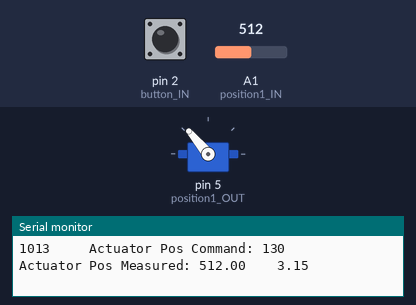
Recording of a sketch running on a simulated Arduino Uno, built with avr-gcc and run on an emulated ATmega328P. Shown: servo, the last lines printed to the serial monitor. Inputs (shaded band) come from the test bench; at power-on: pin 2 (button_IN) LOW, A1 (position1_IN) = 512.

Above: at 1.3 s.
1.4 s: pin 2 (button_IN) pulled HIGH for 0.6 s
At 2.3 s:
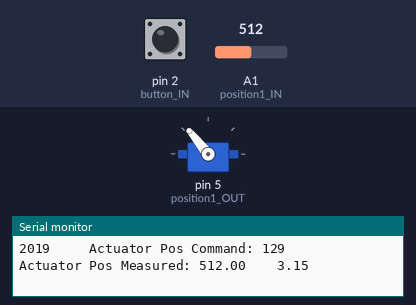
3.5 s: pin 2 (button_IN) pulled HIGH for 1 s
At 4.3 s:
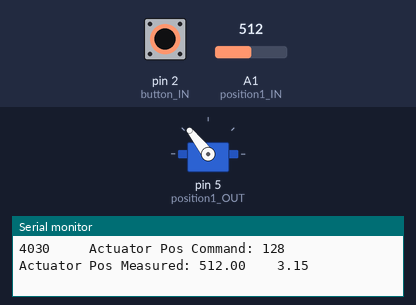
Timing chart, 0 to 6.5 s (numbered marks = the images above; inputs shaded):
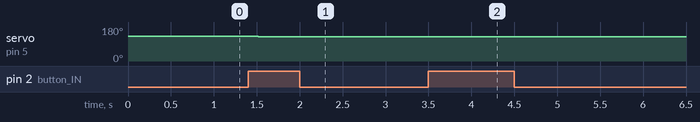

The sketch:

feb16_actuatorPositionMeasurement.ino
```cpp
/*
 * Mapping PWM Servo Command to Actuator Movement
 * Written: February 16th, 2022 by Sreela Kodali (kodali@stanford)
 *
 * */

#include <Wire.h> //For I2C/SMBus
#include <Servo.h>

// Constants
#define position_MIN 46
#define position_MAX 130

// Pin Names
#define position1_IN A1 // pin to measure position1_Measured
#define position1_OUT 5 // pin to send position1_Command
#define button_IN 2 // pushbutton

// Actuator
Servo actuator1;  // create servo object to control a servo
int position1_Command = 0;    // variable to store the servo command
float position1_Measured = 0.0;   // variable to store the measured servo position

// Push Button
int buttonState = 0;
int oldButtonState = 0;
int pushCount = 0;


void setup()
{
  Wire.begin(); // join i2c bus (address optional for master)
  //TWBR = 12; //Increase i2c speed if you have Arduino MEGA2560, not suitable for Arduino UNO
  Serial.begin(57600);  // start serial for output
  Serial.flush();

  while (!Serial) {
    ; // wait for serial port to connect. Needed for native USB port only
  }

  // attaches the servo on pin to the servo object
  actuator1.attach(position1_OUT);
  Serial.println("Attach servo.");
  Serial.println("----------------------------------------");
  pinMode(button_IN, INPUT);
  pinMode(1, OUTPUT);
  pinMode(0, OUTPUT);
  digitalWrite(0, LOW);
  digitalWrite(1, HIGH);
  position1_Command = position_MAX;
}


void loop()
{
    unsigned long myTime;
    bool debug = false;
    float analogVal;

    buttonState = digitalRead(button_IN); // read the pushbutton input pin:
    //      rising edge detection: if pushbutton pressed, do a pulse
    if (buttonState != oldButtonState) {
      if (buttonState == HIGH) {
        Serial.println("ON!");
        position1_Command = position1_Command - 1;
      }
    }
    oldButtonState = buttonState;
    actuator1.write(position1_Command);
    analogVal = analogRead(position1_IN);
    position1_Measured = mapFloat(analogVal, 9, 606, 20.0, 0.0);
    myTime = millis();

    Serial.print(myTime);
    Serial.print("     Actuator Pos Command: ");
    Serial.print(position1_Command);
    Serial.print("     Actuator Pos Measured: ");
    Serial.print(analogVal);
    Serial.print("    ");
    Serial.println(position1_Measured);
    delay(500);
}

float mapFloat(int x, int in_min, int in_max, float out_min, float out_max)
{
 return (float) ((x - in_min) * (out_max - out_min) / (in_max - in_min) + out_min);
}

void pulse (Servo &myServo, int retraction, int extension, int t_delay) {
  myServo.write(extension);
  delay(t_delay);
  myServo.write(retraction);
}
```

Measured:
- after the input at 1.4 s, servo on pin 5 (position1_OUT): 130° → 129° after 0.12 s
- after the input at 3.5 s, servo on pin 5 (position1_OUT): 129° → 128° at once
